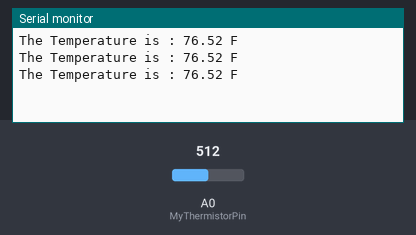
The sketch below on a simulated Arduino Uno, built with avr-gcc and run on an emulated ATmega328P. Parts: the last lines printed to the serial monitor. The inputs (shaded band) are chosen by the test bench; at power-on: A0 (MyThermistorPin) = 512.

Above: at 1.3 s.
1.4 s: A0 (MyThermistorPin) set to 716
At 1.9 s:
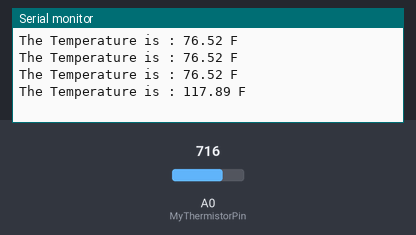
2.9 s: A0 (MyThermistorPin) set to 900
At 3.4 s:
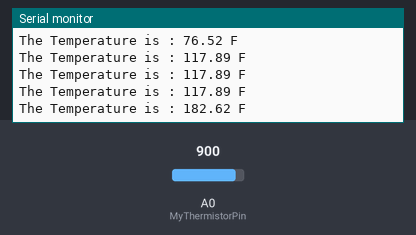
Timing chart, 0 to 5.9 s (numbered marks = the images above; inputs shaded):
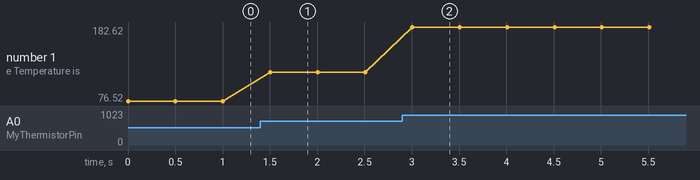

Measured:
- after the input at 1.4 s, the serial monitor: prints a new line after 0.10 s (image 1)
- after the input at 2.9 s, the serial monitor: prints a new line after 0.11 s (image 2)
- plotted number 1: 76.52 → 117.89 after the input at 1.4 s, 117.89 → 182.62 after the input at 2.9 s

The sketch:

temperatureCodeC.ino
```cpp
//Variables for readings and calculations
int MyThermistorPin = 0;
int Volt;
float R1 = 10000;
float logR2, R2, Temp;
float c1 = 1.009249522e-03, c2 = 2.378405444e-04, c3 = 2.019202697e-07;

void setup() {
  //serial communication at baud rate of 9600 bits per second
Serial.begin(9600);
}

void loop() {
// Read voltage on input pin and store itin the Volt variable
  Volt = analogRead(MyThermistorPin);
  //Calculate resistance based on voltage reading
  R2 = R1 * (1023.0 / (float)Volt - 1.0);
  // take log of resistance value for later calculation
  logR2 = log(R2);
  Temp = (1.0 / (c1 + c2*logR2 + c3*logR2*logR2*logR2));
  //Can change to Celcius or Kelvin if you remove calculation below
  Temp = Temp - 273.15;
  Temp = (Temp * 9.0)/ 5.0 + 32.0;
// Print the temperature
  Serial.print("The Temperature is : ");
  Serial.print(Temp);
  Serial.println(" F");
//Delay to avoid flooding serial port
  delay(500);
}
// https://www.circuitbasics.com/arduino-thermistor-temperature-sensor-tutorial/
```
